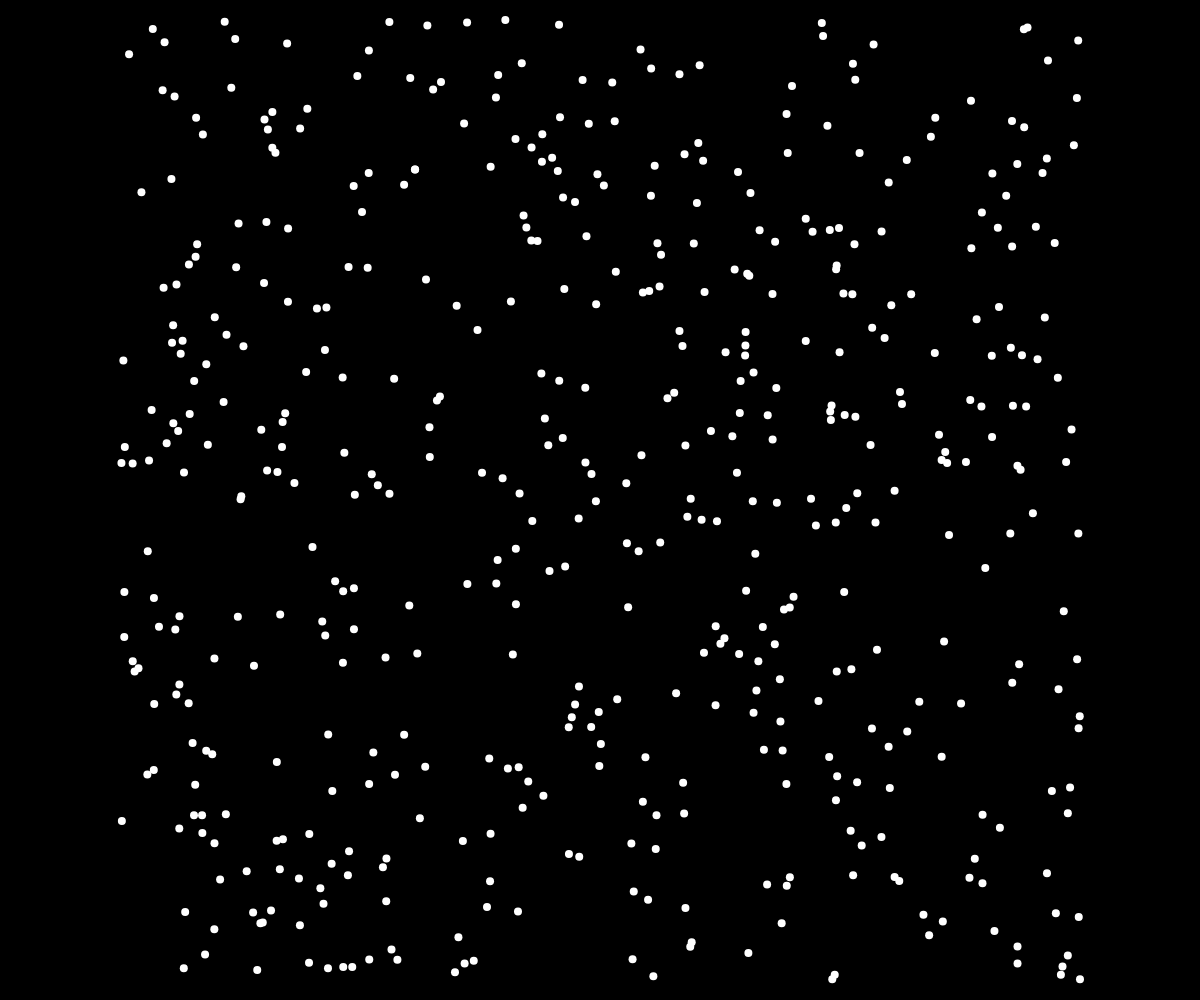
Frame 1 (no input)
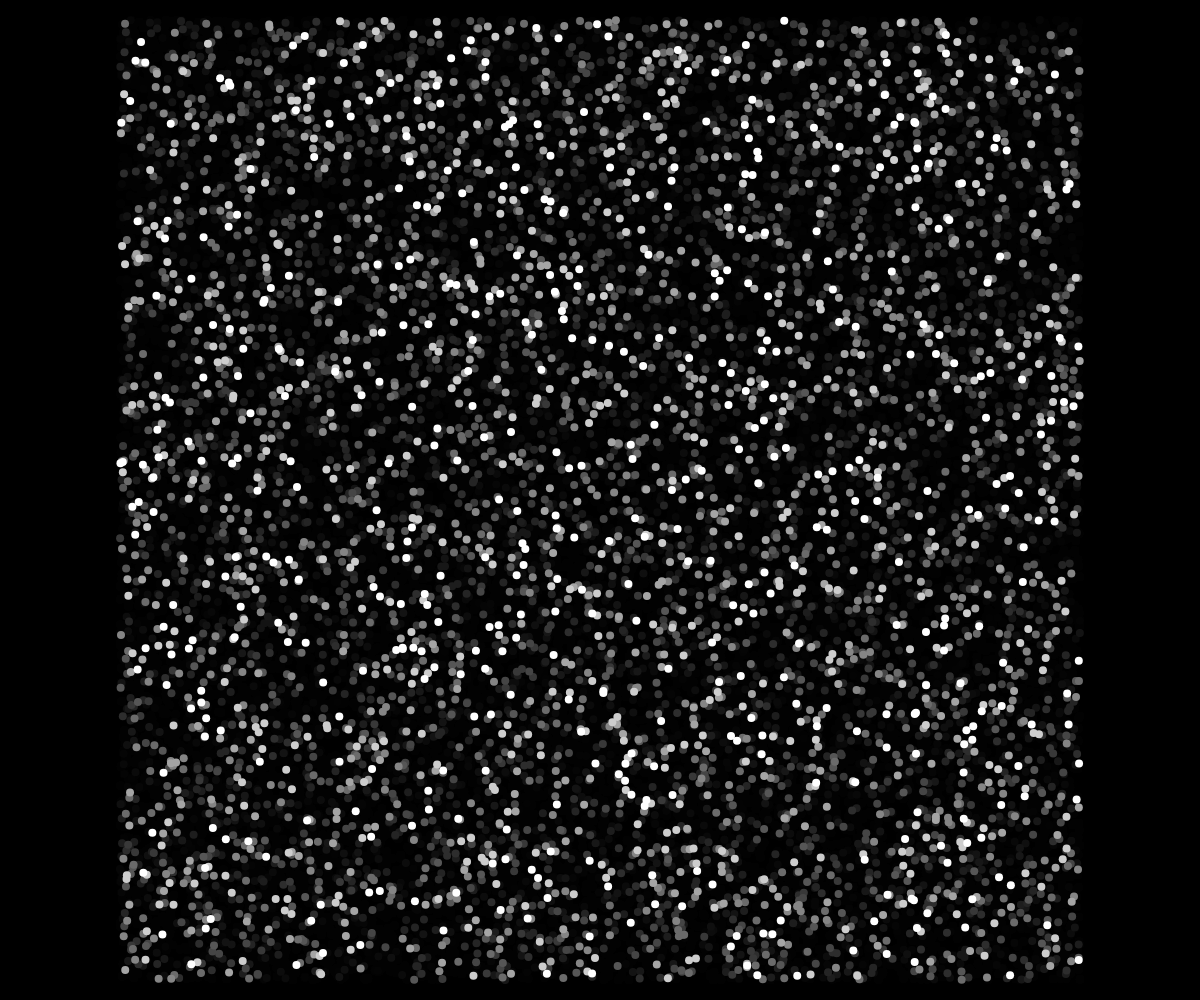
Frame 60 (no input)
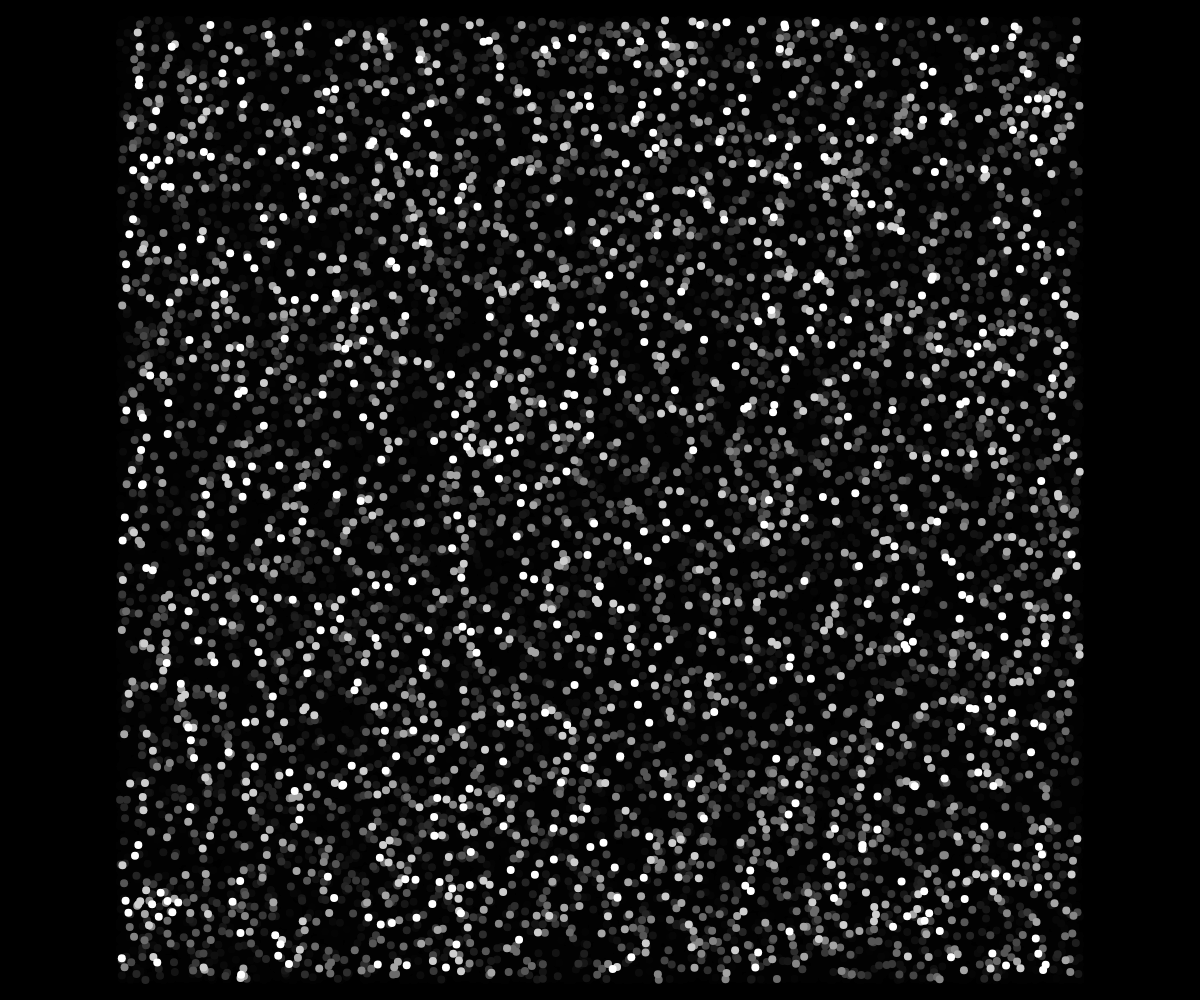
Frame 120 (the mouse pressed at the canvas centre since frame 60)

The p5.js sketch that drew these frames (run headless with seeded random() and noise() and a simulated clock; from frame 60 on, the mouse is pressed at the canvas centre):

// p5.js sketch
// ── sketch.js



function setup() {
  createCanvas(windowWidth, windowHeight);
  background(0);
  fill(255)
  noStroke();
  frameRate(20)

  x = windowWidth/2;
  y = windowHeight/2;
  perturbation_amp = (windowWidth < windowHeight ? windowWidth : windowHeight) / 2 - 20;
  circle_size = 8
  
}

function draw() {

  background(0, 50);

  for (let i = 0; i < 500; i++) {

    var p_x = random(-perturbation_amp, +perturbation_amp)
    var p_y = random(-perturbation_amp, +perturbation_amp)
    
    circle(
      x+p_x,
      y+p_y,
      circle_size
    )    
  }
}
